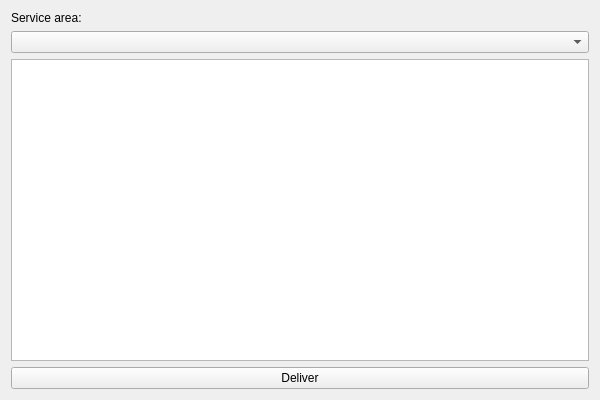
<?xml version="1.0" encoding="UTF-8"?>
<ui version="4.0">
 <class>AgentWindowClass</class>
 <widget class="QWidget" name="AgentWindowClass">
  <property name="geometry">
   <rect>
    <x>0</x>
    <y>0</y>
    <width>600</width>
    <height>400</height>
   </rect>
  </property>
  <property name="windowTitle">
   <string>AgentWindow</string>
  </property>
  <layout class="QGridLayout" name="gridLayout">
   <item row="0" column="0">
    <widget class="QLabel" name="areaLabel">
     <property name="text">
      <string>Service area:</string>
     </property>
    </widget>
   </item>
   <item row="1" column="0">
    <widget class="QComboBox" name="streetCombo"/>
   </item>
   <item row="2" column="0">
    <widget class="QListWidget" name="packagesList"/>
   </item>
   <item row="3" column="0">
    <widget class="QPushButton" name="deliverButton">
     <property name="text">
      <string>Deliver</string>
     </property>
    </widget>
   </item>
  </layout>
 </widget>
 <layoutdefault spacing="6" margin="11"/>
 <resources>
  <include location="AgentWindow.qrc"/>
 </resources>
 <connections/>
</ui>
